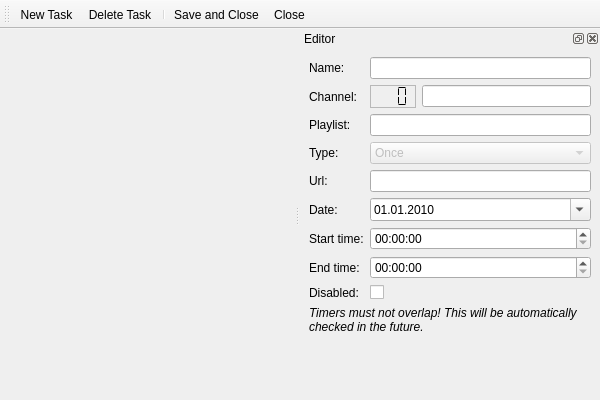
<?xml version="1.0" encoding="UTF-8"?>
<ui version="4.0">
 <class>TimersEditor</class>
 <widget class="QMainWindow" name="TimersEditor">
  <property name="geometry">
   <rect>
    <x>0</x>
    <y>0</y>
    <width>600</width>
    <height>400</height>
   </rect>
  </property>
  <property name="windowTitle">
   <string>Timers</string>
  </property>
  <property name="windowIcon">
   <iconset>
    <normaloff>:/icons/48x48/timer.png</normaloff>:/icons/48x48/timer.png</iconset>
  </property>
  <property name="toolButtonStyle">
   <enum>Qt::ToolButtonIconOnly</enum>
  </property>
  <widget class="QWidget" name="centralwidget">
   <layout class="QVBoxLayout" name="verticalLayout">
    <property name="margin">
     <number>0</number>
    </property>
    <item>
     <widget class="QStackedWidget" name="mainWidget">
      <property name="currentIndex">
       <number>0</number>
      </property>
      <widget class="QWidget" name="pageMain">
       <layout class="QVBoxLayout" name="verticalLayout_2">
        <item>
         <widget class="TimersDisplayWidget" name="timersWidget" native="true"/>
        </item>
       </layout>
      </widget>
      <widget class="QWidget" name="pageNew">
       <layout class="QVBoxLayout" name="verticalLayout_3">
        <item>
         <widget class="QPushButton" name="buttonCreate">
          <property name="text">
           <string>Create</string>
          </property>
          <property name="icon">
           <iconset resource="../../../data/icons.qrc">
            <normaloff>:/icons/24x24/add.png</normaloff>:/icons/24x24/add.png</iconset>
          </property>
          <property name="iconSize">
           <size>
            <width>24</width>
            <height>24</height>
           </size>
          </property>
         </widget>
        </item>
        <item>
         <layout class="QHBoxLayout" name="layoutName">
          <item>
           <widget class="QLabel" name="labelNameNew">
            <property name="text">
             <string>Name:</string>
            </property>
           </widget>
          </item>
          <item>
           <widget class="QLineEdit" name="editNameNew"/>
          </item>
         </layout>
        </item>
        <item>
         <widget class="QLabel" name="labelNew">
          <property name="text">
           <string>Select a channel from the list below:</string>
          </property>
         </widget>
        </item>
        <item>
         <widget class="PlaylistDisplayWidget" name="playlistWidget" native="true"/>
        </item>
       </layout>
      </widget>
     </widget>
    </item>
   </layout>
  </widget>
  <widget class="QToolBar" name="toolBar">
   <property name="iconSize">
    <size>
     <width>24</width>
     <height>24</height>
    </size>
   </property>
   <property name="toolButtonStyle">
    <enum>Qt::ToolButtonIconOnly</enum>
   </property>
   <attribute name="toolBarArea">
    <enum>TopToolBarArea</enum>
   </attribute>
   <attribute name="toolBarBreak">
    <bool>false</bool>
   </attribute>
   <addaction name="actionNew"/>
   <addaction name="actionDelete"/>
   <addaction name="separator"/>
   <addaction name="actionSave"/>
   <addaction name="actionClose"/>
  </widget>
  <widget class="QDockWidget" name="editor">
   <property name="minimumSize">
    <size>
     <width>300</width>
     <height>318</height>
    </size>
   </property>
   <property name="windowIcon">
    <iconset resource="../../../data/icons.qrc">
     <normaloff>:/icons/24x24/timer.png</normaloff>:/icons/24x24/timer.png</iconset>
   </property>
   <property name="windowTitle">
    <string>Editor</string>
   </property>
   <attribute name="dockWidgetArea">
    <number>2</number>
   </attribute>
   <widget class="QWidget" name="dockWidgetContents">
    <layout class="QGridLayout" name="gridLayout">
     <item row="0" column="0">
      <widget class="QLabel" name="labelName">
       <property name="text">
        <string>Name:</string>
       </property>
      </widget>
     </item>
     <item row="1" column="0">
      <widget class="QLabel" name="labelChannel">
       <property name="text">
        <string>Channel:</string>
       </property>
      </widget>
     </item>
     <item row="2" column="0">
      <widget class="QLabel" name="labelPlaylist">
       <property name="text">
        <string>Playlist:</string>
       </property>
      </widget>
     </item>
     <item row="5" column="0">
      <widget class="QLabel" name="labelDate">
       <property name="text">
        <string>Date:</string>
       </property>
      </widget>
     </item>
     <item row="6" column="0">
      <widget class="QLabel" name="labelStartTime">
       <property name="text">
        <string>Start time:</string>
       </property>
      </widget>
     </item>
     <item row="7" column="0">
      <widget class="QLabel" name="labelEndTime">
       <property name="text">
        <string>End time:</string>
       </property>
      </widget>
     </item>
     <item row="0" column="1">
      <widget class="QLineEdit" name="editName"/>
     </item>
     <item row="5" column="1">
      <widget class="QDateEdit" name="editDate">
       <property name="date">
        <date>
         <year>2010</year>
         <month>1</month>
         <day>1</day>
        </date>
       </property>
       <property name="displayFormat">
        <string>dd.MM.yyyy</string>
       </property>
       <property name="calendarPopup">
        <bool>true</bool>
       </property>
      </widget>
     </item>
     <item row="6" column="1">
      <widget class="QTimeEdit" name="editStartTime">
       <property name="displayFormat">
        <string>hh:mm:ss</string>
       </property>
      </widget>
     </item>
     <item row="7" column="1">
      <widget class="QTimeEdit" name="editEndTime">
       <property name="displayFormat">
        <string>hh:mm:ss</string>
       </property>
      </widget>
     </item>
     <item row="11" column="1">
      <spacer name="verticalSpacer">
       <property name="orientation">
        <enum>Qt::Vertical</enum>
       </property>
       <property name="sizeHint" stdset="0">
        <size>
         <width>20</width>
         <height>40</height>
        </size>
       </property>
      </spacer>
     </item>
     <item row="9" column="0">
      <widget class="QLabel" name="labelDisabled">
       <property name="text">
        <string>Disabled:</string>
       </property>
      </widget>
     </item>
     <item row="9" column="1">
      <widget class="QCheckBox" name="checkBoxDisabled"/>
     </item>
     <item row="4" column="1">
      <widget class="QLineEdit" name="editUrl">
       <property name="readOnly">
        <bool>true</bool>
       </property>
      </widget>
     </item>
     <item row="4" column="0">
      <widget class="QLabel" name="labelUrl">
       <property name="text">
        <string>Url:</string>
       </property>
      </widget>
     </item>
     <item row="3" column="0">
      <widget class="QLabel" name="labelType">
       <property name="text">
        <string>Type:</string>
       </property>
      </widget>
     </item>
     <item row="3" column="1">
      <widget class="QComboBox" name="editType">
       <property name="enabled">
        <bool>false</bool>
       </property>
       <item>
        <property name="text">
         <string>Once</string>
        </property>
       </item>
       <item>
        <property name="text">
         <string>Daily</string>
        </property>
       </item>
       <item>
        <property name="text">
         <string>Weekly</string>
        </property>
       </item>
      </widget>
     </item>
     <item row="1" column="1">
      <layout class="QHBoxLayout" name="layoutChannel">
       <item>
        <widget class="QLCDNumber" name="editNum">
         <property name="maximumSize">
          <size>
           <width>16777215</width>
           <height>32</height>
          </size>
         </property>
         <property name="frameShape">
          <enum>QFrame::StyledPanel</enum>
         </property>
         <property name="lineWidth">
          <number>0</number>
         </property>
         <property name="numDigits">
          <number>3</number>
         </property>
         <property name="segmentStyle">
          <enum>QLCDNumber::Flat</enum>
         </property>
        </widget>
       </item>
       <item>
        <widget class="QLineEdit" name="editChannel">
         <property name="readOnly">
          <bool>true</bool>
         </property>
        </widget>
       </item>
      </layout>
     </item>
     <item row="2" column="1">
      <widget class="QLineEdit" name="editPlaylist">
       <property name="readOnly">
        <bool>true</bool>
       </property>
      </widget>
     </item>
     <item row="10" column="0" colspan="2">
      <widget class="QLabel" name="labelInfo">
       <property name="text">
        <string>&lt;i&gt;Timers must not overlap! This will be automatically checked in the future.&lt;/i&gt;</string>
       </property>
       <property name="wordWrap">
        <bool>true</bool>
       </property>
      </widget>
     </item>
    </layout>
   </widget>
  </widget>
  <action name="actionNew">
   <property name="icon">
    <iconset resource="../../../data/icons.qrc">
     <normaloff>:/icons/24x24/add.png</normaloff>:/icons/24x24/add.png</iconset>
   </property>
   <property name="text">
    <string>New Task</string>
   </property>
  </action>
  <action name="actionDelete">
   <property name="icon">
    <iconset resource="../../../data/icons.qrc">
     <normaloff>:/icons/24x24/remove.png</normaloff>:/icons/24x24/remove.png</iconset>
   </property>
   <property name="text">
    <string>Delete Task</string>
   </property>
  </action>
  <action name="actionSave">
   <property name="icon">
    <iconset resource="../../../data/icons.qrc">
     <normaloff>:/icons/24x24/save.png</normaloff>:/icons/24x24/save.png</iconset>
   </property>
   <property name="text">
    <string>Save and Close</string>
   </property>
   <property name="toolTip">
    <string>Save and Close</string>
   </property>
  </action>
  <action name="actionClose">
   <property name="icon">
    <iconset resource="../../../data/icons.qrc">
     <normaloff>:/icons/24x24/close.png</normaloff>:/icons/24x24/close.png</iconset>
   </property>
   <property name="text">
    <string>Close</string>
   </property>
   <property name="toolTip">
    <string>Close</string>
   </property>
  </action>
 </widget>
 <customwidgets>
  <customwidget>
   <class>PlaylistDisplayWidget</class>
   <extends>QWidget</extends>
   <header>ui/playlist/PlaylistDisplayWidget.h</header>
   <container>1</container>
  </customwidget>
  <customwidget>
   <class>TimersDisplayWidget</class>
   <extends>QWidget</extends>
   <header>ui/recorder/TimersDisplayWidget.h</header>
   <container>1</container>
  </customwidget>
 </customwidgets>
 <resources>
  <include location="../../../data/icons.qrc"/>
 </resources>
 <connections/>
</ui>
